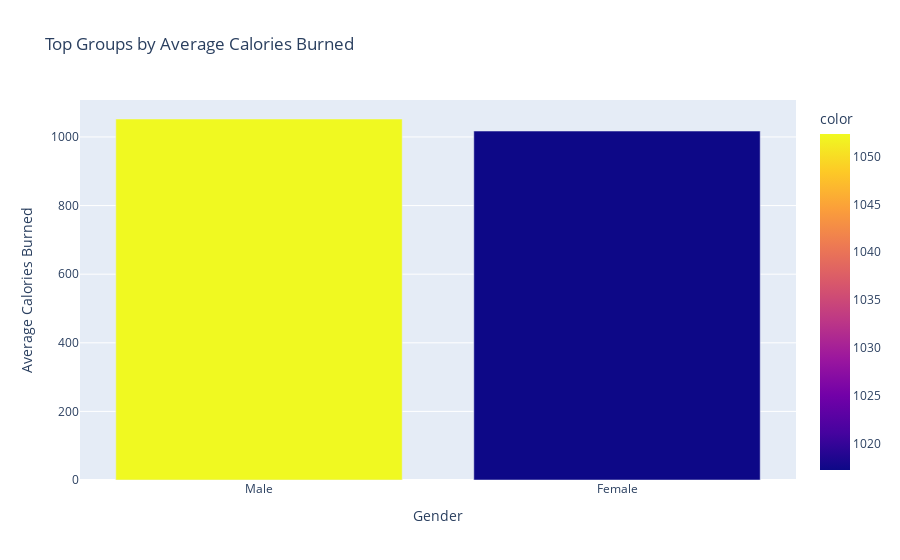

The notebook cell this image was saved under:
### Code cell
top_groups = data.groupby('Gender')['Calories_Burned'].mean().nlargest(5)
fig = px.bar(
    top_groups,
    x=top_groups.index,
    y=top_groups.values,
    title='Top Groups by Average Calories Burned',
    color=top_groups.values,
    labels={'x': 'Gender', 'y': 'Average Calories Burned'}
)
fig.show()

### Figure 1 — Plotly figure (JSON) as saved in the notebook; plotly's stock layout.template omitted (floating-point values rounded to 4 significant figures)
{"data": [{"alignmentgroup": "True", "hovertemplate": "Gender=%{x}<br>Average Calories Burned=%{y}<br>color=%{marker.color}<extra></extra>", "legendgroup": "", "marker": {"color": [1052.0, 1017.0], "coloraxis": "coloraxis", "pattern": {"shape": ""}}, "name": "", "offsetgroup": "", "orientation": "v", "showlegend": false, "textposition": "auto", "type": "bar", "x": ["Male", "Female"], "xaxis": "x", "y": [1052.0, 1017.0], "yaxis": "y"}], "layout": {"barmode": "relative", "coloraxis": {"colorbar": {"title": {"text": "color"}}, "colorscale": [[0, "#0d0887"], [0.1111, "#46039f"], [0.2222, "#7201a8"], [0.3333, "#9c179e"], [0.4444, "#bd3786"], [0.5556, "#d8576b"], [0.6667, "#ed7953"], [0.7778, "#fb9f3a"], [0.8889, "#fdca26"], [1, "#f0f921"]]}, "legend": {"tracegroupgap": 0}, "title": {"text": "Top Groups by Average Calories Burned"}, "xaxis": {"anchor": "y", "domain": [0, 1], "title": {"text": "Gender"}}, "yaxis": {"anchor": "x", "domain": [0, 1], "title": {"text": "Average Calories Burned"}}}}
